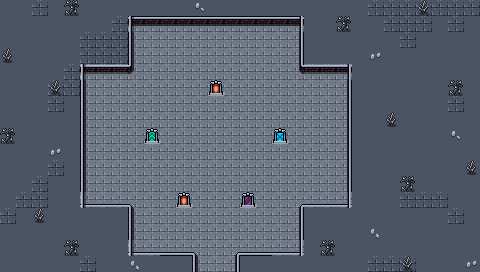

The image is a tile-based game level rendered from a .tmx file. Its description and source (layers, tilesets, objects; grid data summarised) follow:
An orthogonal 30x17 tile map with 16x16 px tiles, 6 tile layers (Collision, Background, Background 2, Floor and Walls, ...), 2 tilesets and 6 objects.

<map version="1.5" tiledversion="1.7.2" orientation="orthogonal" renderorder="right-down" width="30" height="17" tilewidth="16" tileheight="16" infinite="0" nextlayerid="9" nextobjectid="78">
 <editorsettings>
  <export target="wastetown..tmx" format="tmx" />
 </editorsettings>
 <tileset firstgid="1" source="../../../../common/maps/tileset/main.tsx" />
 <tileset firstgid="3477" source="../../../../common/maps/tileset/buildings.tsx" />
 <layer id="6" name="Collision" width="30" height="17">
  <data>[510 cells, 22 non-empty, 5 distinct tile ids]</data>
 </layer>
 <layer id="1" name="Background" width="30" height="17">
  <data>[510 cells, 510 non-empty, 3 distinct tile ids]</data>
 </layer>
 <layer id="8" name="Background 2" width="30" height="17">
  <data>[510 cells, 21 non-empty, 5 distinct tile ids]</data>
 </layer>
 <layer id="2" name="Floor and Walls" width="30" height="17">
  <data>[510 cells, 61 non-empty, 10 distinct tile ids]</data>
 </layer>
 <layer id="7" name="Ornamental Walls" width="30" height="17">
  <data>[510 cells, 46 non-empty, 8 distinct tile ids]</data>
 </layer>
 <layer id="3" name="Clutter" width="30" height="17">
  <properties>
   <property name="spriteLayer" type="bool" value="true" />
  </properties>
  <data>[510 cells, 13 non-empty, 6 distinct tile ids]</data>
 </layer>
 <objectgroup id="4" name="Objects">
  <object id="38" template="../../../../common/maps/obj/entry_up.tx" x="208.333" y="270.665">
   <properties>
    <property name="teleport" value="" />
   </properties>
  </object>
  <object id="71" template="../../../../common/maps/obj/door_up.tx" x="209" y="96">
   <properties>
    <property name="teleport" value="../HorizonsRingEdited/maps/map/jacetower/portal_1W.tmx" />
    <property name="teleportObjectId" value="69" />
   </properties>
  </object>
  <object id="74" template="../../../../common/maps/obj/door_down.tx" x="176.667" y="210">
   <properties>
    <property name="teleport" value="../HorizonsRingEdited/maps/map/jacetower/portal_1R.tmx" />
    <property name="teleportObjectId" value="67" />
   </properties>
  </object>
  <object id="75" template="../../../../common/maps/obj/door_down.tx" x="241.333" y="210">
   <properties>
    <property name="teleport" value="../HorizonsRingEdited/maps/map/jacetower/portal_1B.tmx" />
    <property name="teleportObjectId" value="63" />
   </properties>
  </object>
  <object id="76" template="../../../../common/maps/obj/door_down.tx" x="145.333" y="144.667">
   <properties>
    <property name="teleport" value="../HorizonsRingEdited/maps/map/jacetower/portal_1G.tmx" />
    <property name="teleportObjectId" value="69" />
   </properties>
  </object>
  <object id="77" template="../../../../common/maps/obj/door_down.tx" x="272.667" y="147.333">
   <properties>
    <property name="teleport" value="../HorizonsRingEdited/maps/map/jacetower/portal_1U.tmx" />
    <property name="teleportObjectId" value="87" />
   </properties>
  </object>
 </objectgroup>
</map>
